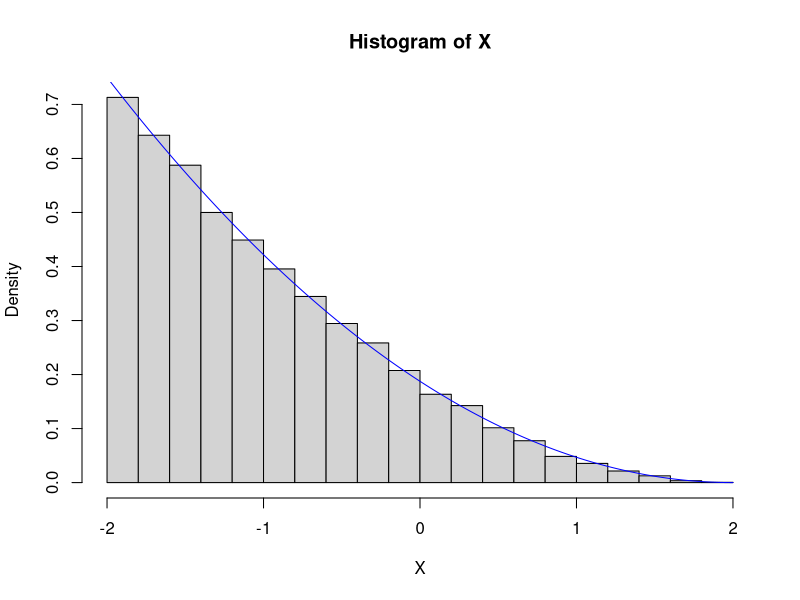
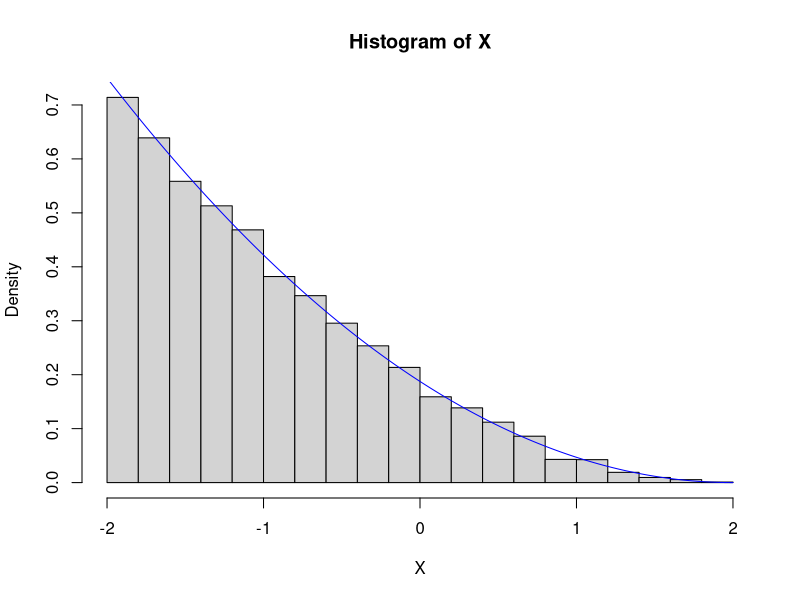

Write the R code that produced these figures, in order.
## ---- chunk 1
knitr::opts_chunk$set(echo = TRUE)
## ---- chunk 2
n = 10000
U = runif(n)
X = -(64-64*U)^(1/3)+2 #R cannot handle cube root of negative
hist(X, freq=F)
px = seq(-2,2,by=0.01)
py = 3/64*(px-2)^2
lines(px, py, col="blue") #add target pdf of X
## ---- chunk 3
# Use result of the above
X = vector(length=n)
for (i in 1:n)
{
  repeat
  {
    repeat
    {
      Y = rnorm(1)
      if (Y >= -2 && Y <= 2)
        break
    }
    U = runif(1)
    if (U <= 1/16 *(Y-2)^2 *exp(0.5*Y^2-2))
    {
      X[i] = Y
      break
    }
  }
}
hist(X, freq=F)
lines(px, py, col="blue")
## ---- chunk 4
rm(list=ls()) #clear variables from last question
nEstimate = 1000
nSample = 1000
estimate = matrix(nrow=nEstimate, ncol=2)
colnames(estimate) = c("standard", "antithetic")
n = 12
dt = 1/n
r = 0.02
sigma = 0.4
thetaH.std = function(m){
  S = matrix(100, nrow=m, ncol=n+1) #set S0=100
  for (i in 1:n)
  {
    Z = rnorm(m)
    S[,i+1] = S[,i]*exp((r-0.5*sigma^2)*dt+sigma*sqrt(dt)*Z)
  }
  A = rowMeans(S[,-1]) #remove S0 in rowMeans
  return(exp(-r)*mean(pmax(A-S[,n+1],0)))
}
thetaH.ant = function(m){
  S = matrix(100, nrow=m, ncol=n+1) #set S0=100
  for (i in 1:n)
  {
    Z = rnorm(m/2) #the other half are -Z for antithetic variables
    S[1:(m/2),i+1] = S[1:(m/2),i]*exp((r-0.5*sigma^2)*dt+sigma*sqrt(dt)*Z)
    S[(m/2+1):m,i+1] = S[(m/2+1):m,i]*exp((r-0.5*sigma^2)*dt-sigma*sqrt(dt)*Z)
  }
  A = rowMeans(S[,-1]) #remove S0 in rowMeans
  return(exp(-r)*mean(pmax(A-S[,n+1],0)))
}
for (i in 1:nEstimate)
{
  estimate[i,1] = thetaH.std(nSample)
  estimate[i,2] = thetaH.ant(nSample)
}
apply(estimate,2,mean)
apply(estimate,2,var)
## ---- chunk 5
# Use result of the above
colnames(estimate) = c("standard", "control")
# pilot simulation
mPilot = 1000
S = matrix(100, nrow=mPilot, ncol=n+1) #set S0=100
for (i in 1:n)
{
  Z = rnorm(mPilot)
  S[,i+1] = S[,i]*exp((r-0.5*sigma^2)*dt+sigma*sqrt(dt)*Z)
}
A9 = rowMeans(S[,2:10])
AT = rowMeans(S[,-1]) #remove S0 in rowMeans
muH = mean(A9)
cH = cov(A9,pmax(AT-S[,n+1],0))
vH = var(A9)
cor(A9,pmax(AT-S[,n+1],0)) #small correlation
thetaH.ctr = function(m){
  # main simulation
  S = matrix(100, nrow=m, ncol=n+1) #set S0=100
  for (i in 1:n)
  {
    Z = rnorm(m)
    S[,i+1] = S[,i]*exp((r-0.5*sigma^2)*dt+sigma*sqrt(dt)*Z)
  }
  A9 = rowMeans(S[,2:5])
  AT = rowMeans(S[,-1]) #remove S0 in rowMeans
  piH = pmax(AT-S[,n+1],0) -cH/vH *(A9-muH)
  return(exp(-r)*mean(piH)) 
}
for (i in 1:nEstimate)
{
  estimate[i,1] = thetaH.std(nSample)
  estimate[i,2] = thetaH.ctr(nSample)
}
apply(estimate,2,mean)
apply(estimate,2,var)
## ---- chunk 6
rm(list=ls()) #clear variables from last question
nEstimate = 1000
nSample = 1000
estimate = matrix(nrow=nEstimate, ncol=2)
colnames(estimate) = c("standard", "importance")
K = 80
S0 = 100
T = 1/2
r = 0.03
sigma = 0.4
thetaH.std = function(n){
  X = rnorm(n)
  ST = S0*exp((r-0.5*sigma^2)*T+sigma*sqrt(T)*X)
  return(exp(-r*T)*mean(pmax(K-ST,0)))
}
thetaH.imp = function(n){
  U = runif(n)
  Y = ifelse(U<0.5, log(2*U), -log(2-2*U))
  L = 2/sqrt(2*pi) *exp(-0.5*Y^2+abs(Y))
  h = pmax(K-S0*exp((r-0.5*sigma^2)*T+sigma*sqrt(T)*Y),0)
  return(exp(-r*T)*mean(h*L))
}
for (i in 1:nEstimate)
{
  estimate[i,1] = thetaH.std(nSample)
  estimate[i,2] = thetaH.imp(nSample)
}
apply(estimate,2,mean)
apply(estimate,2,var)
